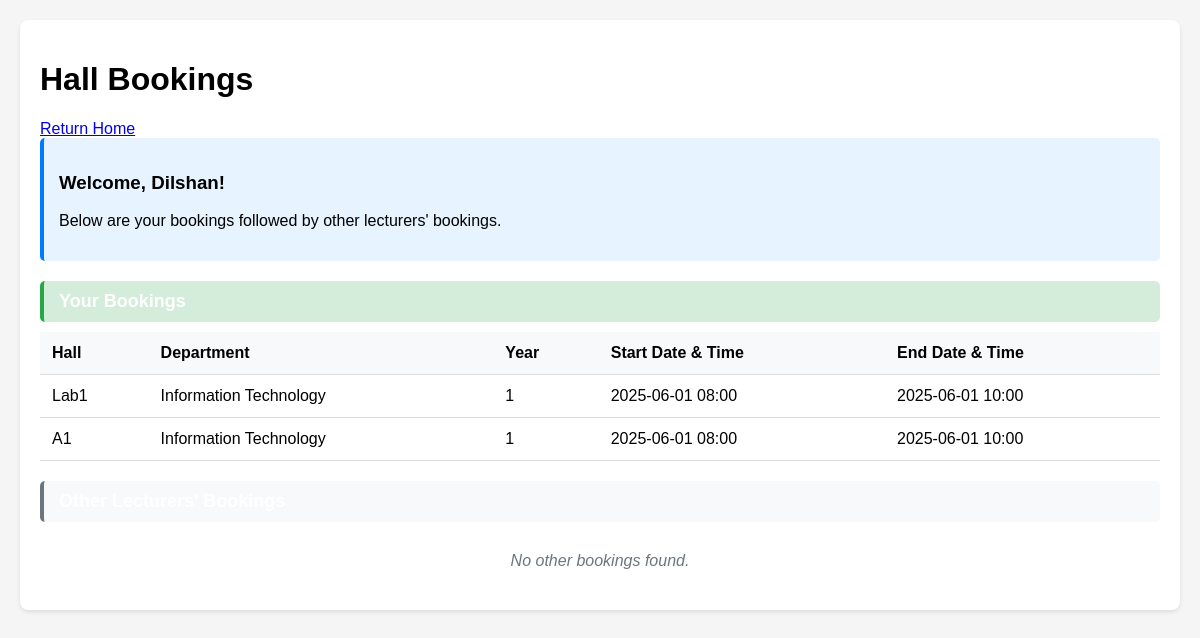
Page /view-bookings (signed in) on the earlier database version.
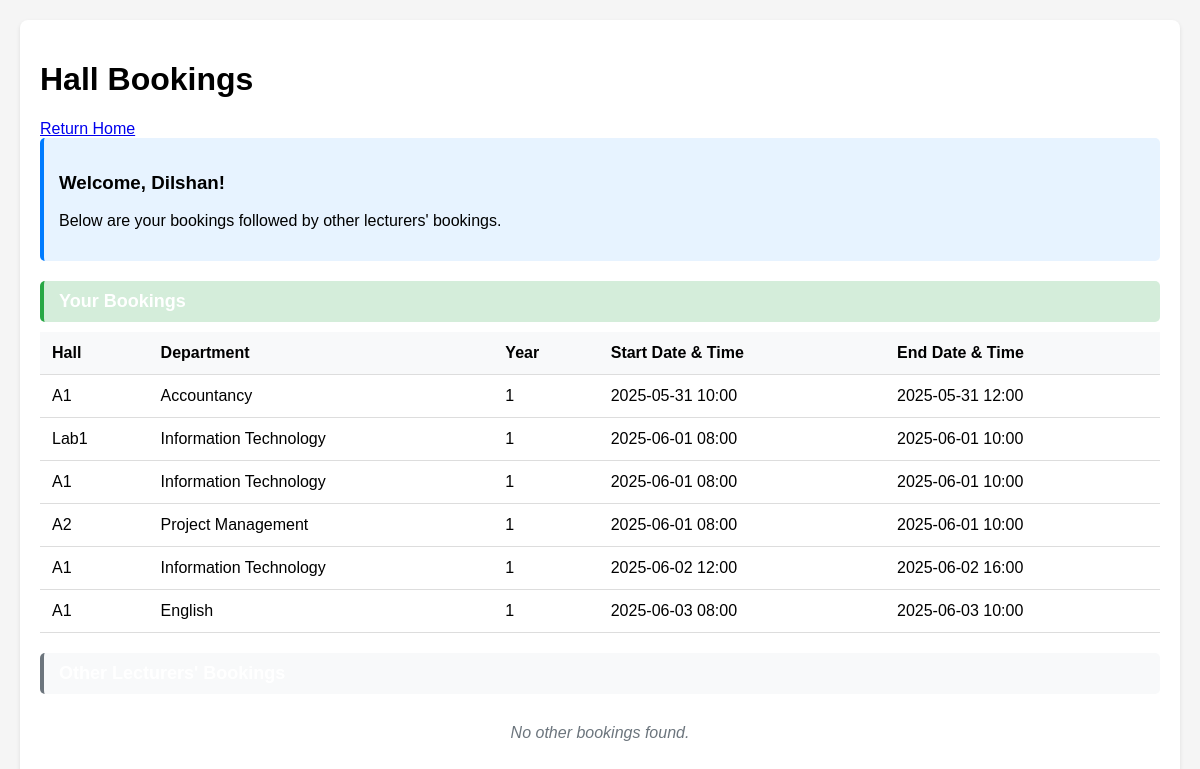
Same page on the later database version.
### app.py (models this page shows)
class User(db.Model):
    id = db.Column(db.Integer,primary_key=True)
    name = db.Column(db.String,nullable = False)
    username = db.Column(db.String(50), unique = True, nullable = False)
    password = db.Column(db.String(100), unique = True, nullable = False)
    user_level = db.Column(db.Integer, nullable = False)##Lectures are 1 and admin is 0

class Booking(db.Model):
   booking_session = db.Column(db.String(100),primary_key=True)
   user_id = db.Column(db.Integer,db.ForeignKey('user.id'),nullable=False)
   hall_id = db.Column(db.Integer,db.ForeignKey('hall.id'),nullable=False)
   year_id = db.Column(db.Integer,db.ForeignKey('year.id'),nullable=False)
   department_id = db.Column(db.Integer,db.ForeignKey('department.id'),nullable=False)
   startDatetime = db.Column(db.DateTime,nullable=False)
   endDatetime = db.Column(db.DateTime,nullable=False)
   user = db.relationship('User', backref='bookings', lazy=True)
   hall = db.relationship('Hall', backref='bookings', lazy=True)
   year = db.relationship('Year', backref='bookings', lazy=True)
   department = db.relationship('Department', backref='bookings', lazy=True)

class Hall(db.Model):
   id = db.Column(db.Integer,primary_key = True)
   hallName = db.Column(db.String(5),nullable = False,unique=True)
   hallType = db.Column(db.String(10),nullable=False)

class Department(db.Model):
   id=db.Column(db.Integer,primary_key=True)
   department_name=db.Column(db.String(50),nullable=False,unique = True)

class Year(db.Model):
   id = db.Column(db.Integer,primary_key=True)
   department_id = db.Column(db.Integer,db.ForeignKey('department.id'),nullable = False)
   year = db.Column(db.Integer,nullable=False)

### app.py (the view, shortened to what this page needs)
@app.route('/view-bookings')
def view_bookings():
    if 'user' in session:
       user_id = User.query.filter_by(username=session.get('user')).one_or_none().id
    else:
         user_id = None
    if user_id:
        current_user = User.query.get(user_id)
        if not current_user:
            session.pop('user', None)
            return redirect(url_for('login'))
        user_bookings = Booking.query.options(
            db.joinedload(Booking.hall),
            db.joinedload(Booking.year),
            db.joinedload(Booking.department),
            db.joinedload(Booking.user)
        ).filter(Booking.user_id == user_id)\
         .order_by(Booking.startDatetime).all()
        other_bookings = Booking.query.options(
            db.joinedload(Booking.hall),
            db.joinedload(Booking.year),
            db.joinedload(Booking.department),
            db.joinedload(Booking.user)
        ).filter(Booking.user_id != user_id)\
         .order_by(Booking.startDatetime).all()
        return render_template('view_bookings.html',
                             user_bookings=user_bookings,
                             other_bookings=other_bookings,
                             current_user=current_user,
                             is_logged_in=True)

### templates/view_bookings.html (shortened to what this page needs)
<!DOCTYPE html>
<html lang="en">
<head>
</head>
<body>
    <div class="container">
        <h1>Hall Bookings</h1>
        <a href="{{ url_for('root') }}">Return Home</a>
        {% if is_logged_in %}
            <div class="selected-info">
                <h3>Welcome, {{ current_user.name }}!</h3>
                <p>Below are your bookings followed by other lecturers' bookings.</p>
            </div>
            <div class="section-title user-bookings">Your Bookings</div>
            {% if user_bookings %}
                <table>
                    <thead>
                        <tr>
                            <th>Hall</th>
                            <th>Department</th>
                            <th>Year</th>
                            <th>Start Date & Time</th>
                            <th>End Date & Time</th>
                        </tr>
                    </thead>
                    <tbody>
                        {% for booking in user_bookings %}
                        <tr>
                            <td>{{ booking.hall.hallName if booking.hall else 'N/A' }}</td>
                            <td>{{ booking.department.department_name if booking.department else 'N/A' }}</td>
                            <td>{{ booking.year.year if booking.year else 'N/A' }}</td>
                            <td>{{ booking.startDatetime.strftime('%Y-%m-%d %H:%M') if booking.startDatetime else 'N/A' }}</td>
                            <td>{{ booking.endDatetime.strftime('%Y-%m-%d %H:%M') if booking.endDatetime else 'N/A' }}</td>
                        </tr>
                        {% endfor %}
                    </tbody>
                </table>
            {% else %}
                <div class="no-bookings">You have no bookings yet.</div>
            {% endif %}
            <div class="section-title other-bookings">Other Lecturers' Bookings</div>
            {% if other_bookings %}
                <table>
                    <thead>
                        <tr>
                            <th>Lecturer</th>
                            <th>Hall</th>
                            <th>Department</th>
                            <th>Year</th>
                            <th>Start Date & Time</th>
                            <th>End Date & Time</th>
                            <th>Session</th>
                        </tr>
                    </thead>
                    <tbody>
                        {% for booking in other_bookings %}
                        <tr>
                            <td>{{ booking.user.name if booking.user else 'N/A' }}</td>
                            <td>{{ booking.hall.hallName if booking.hall else 'N/A' }}</td>
                            <td>{{ booking.department.department_name if booking.department else 'N/A' }}</td>
                            <td>{{ booking.year.year if booking.year else 'N/A' }}</td>
                            <td>{{ booking.startDatetime.strftime('%Y-%m-%d %H:%M') if booking.startDatetime else 'N/A' }}</td>
                            <td>{{ booking.endDatetime.strftime('%Y-%m-%d %H:%M') if booking.endDatetime else 'N/A' }}</td>
                        </tr>
                        {% endfor %}
                    </tbody>
                </table>
            {% else %}
                <div class="no-bookings">No other bookings found.</div>
            {% endif %}
        {% endif %}
    </div>
</body>
</html>

### templates/view_bookings.html (style rules this page uses)
body { font-family: Arial, sans-serif; margin: 20px; background-color: #f5f5f5; }
.container { max-width: 1200px; margin: 0 auto; background-color: white; padding: 20px; border-radius: 8px; box-shadow: 0 2px 4px rgba(0,0,0,0.1); }
.section-title { background-color: #007bff; color: white; padding: 10px 15px; margin: 20px 0 10px 0; border-radius: 5px; font-size: 18px; font-weight: bold; }
.user-bookings { background-color: #d4edda; border-left: 4px solid #28a745; }
.other-bookings { background-color: #f8f9fa; border-left: 4px solid #6c757d; }
table { width: 100%; border-collapse: collapse; margin-bottom: 20px; }
th, td { padding: 12px; text-align: left; border-bottom: 1px solid #ddd; }
th { background-color: #f8f9fa; font-weight: bold; }
.no-bookings { text-align: center; color: #6c757d; font-style: italic; padding: 20px; }
.selected-info { background-color: #e7f3ff; padding: 15px; border-radius: 5px; margin-bottom: 20px; border-left: 4px solid #007bff; }

Differences in the rows shown:
added Booking: hall "A1", department "Accountancy", year "1", startDatetime "2025-05-31 10:00", endDatetime "2025-05-31 12:00"
added Booking: hall "A2", department "Project Management", year "1", startDatetime "2025-06-01 08:00", endDatetime "2025-06-01 10:00"
added Booking: hall "A1", department "Information Technology", year "1", startDatetime "2025-06-02 12:00", endDatetime "2025-06-02 16:00"
added Booking: hall "A1", department "English", year "1", startDatetime "2025-06-03 08:00", endDatetime "2025-06-03 10:00"
